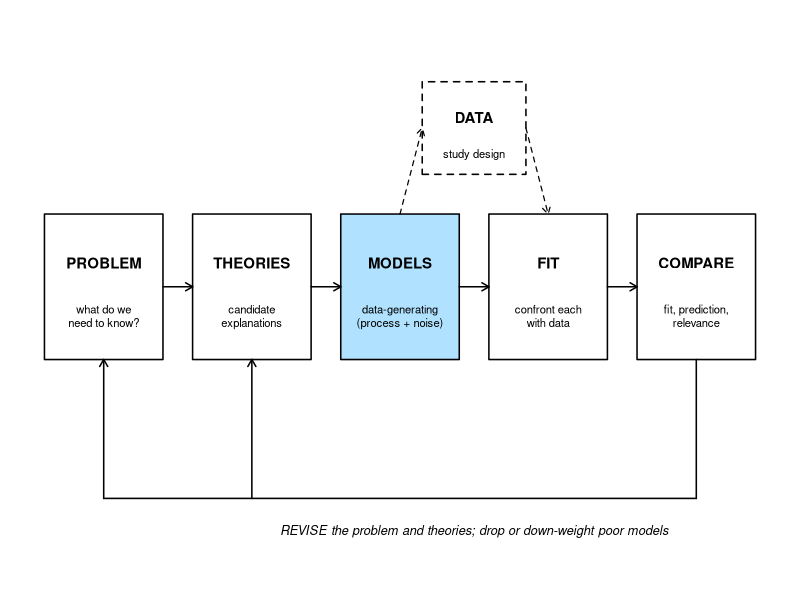
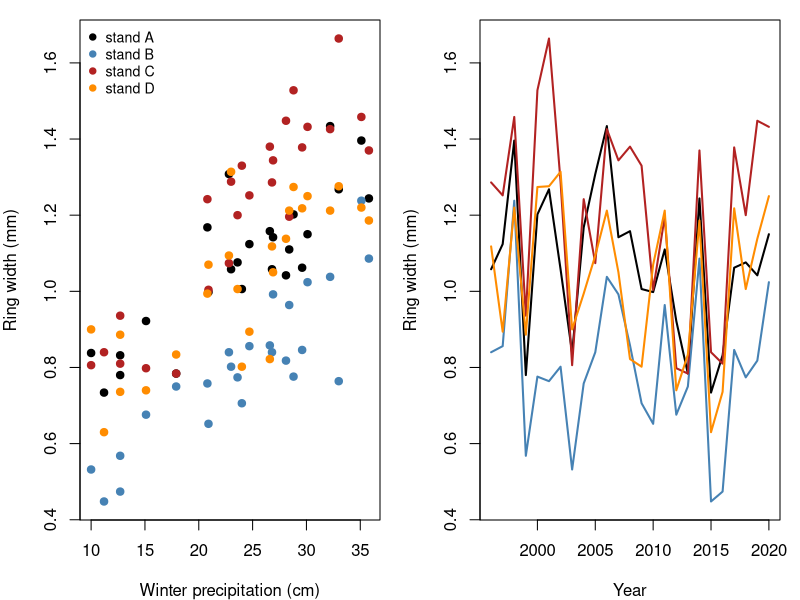
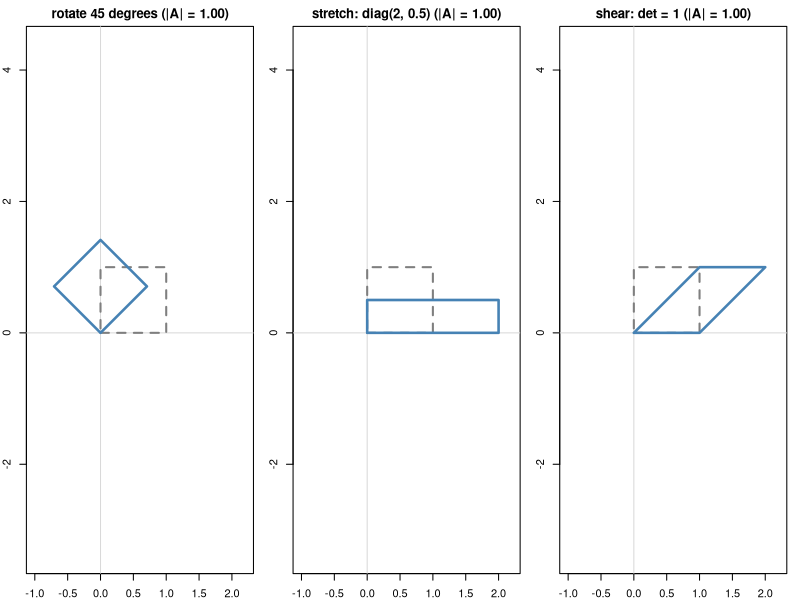
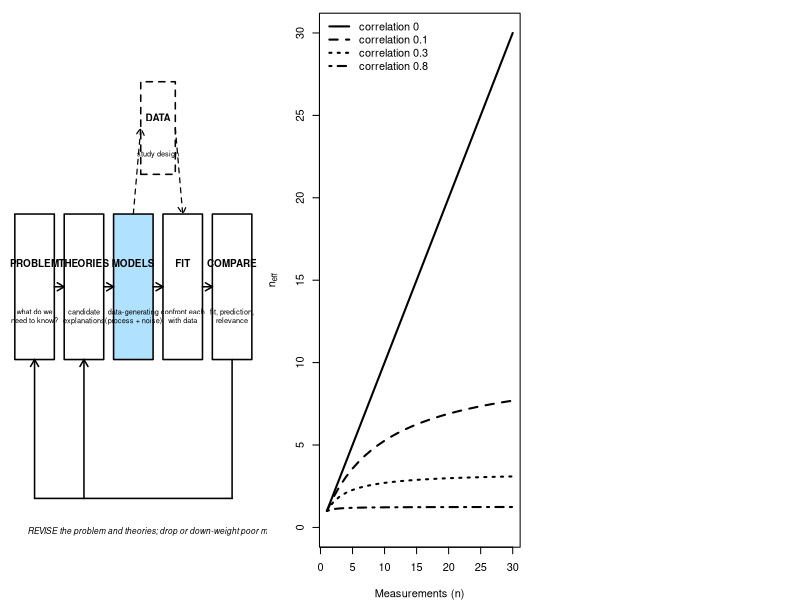
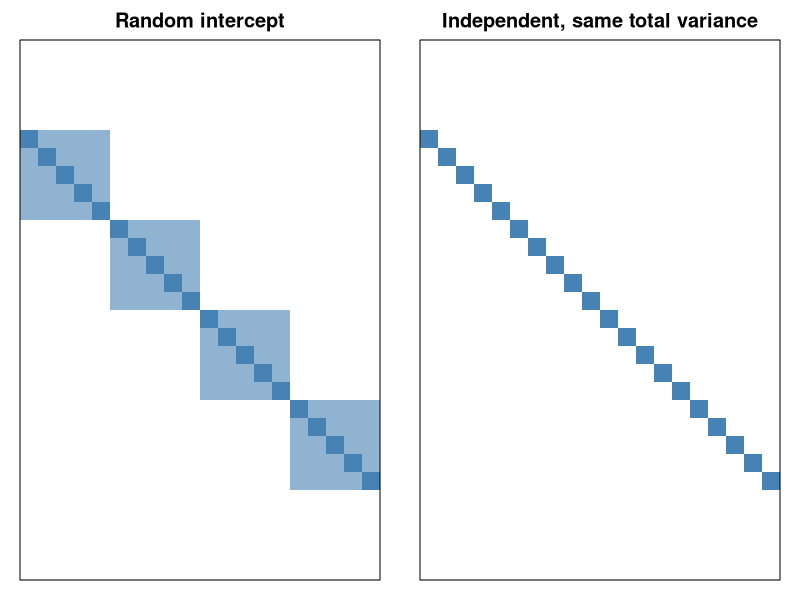
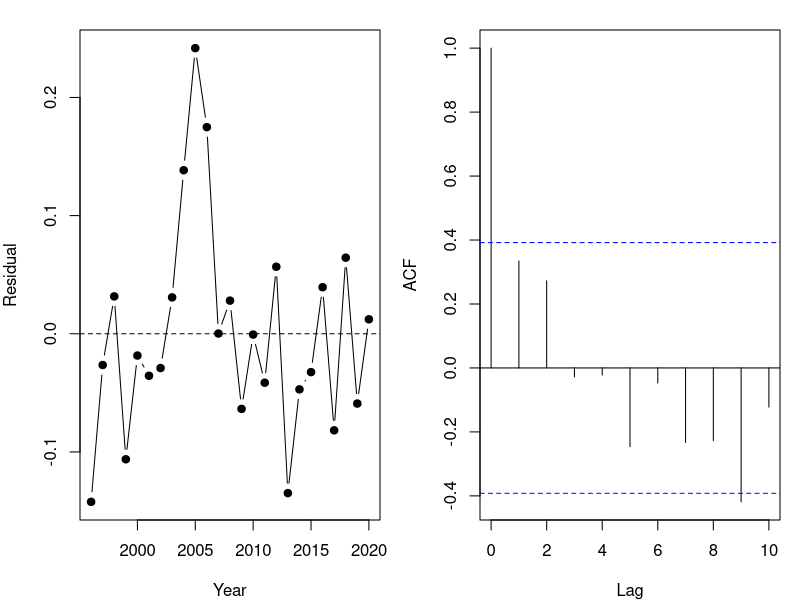

These charts were generated, in order, by the following R code: (Note: this script raises an error after producing the figures.)
## ---- chunk 1
knitr::opts_chunk$set(echo = TRUE, warning = FALSE, message = FALSE,
                      fig.width = 7, fig.height = 4.5, fig.align = "center")

widget <- function(file) htmltools::includeHTML(file.path("widgets", file))
f1 <- function(v) formatC(v, format = "f", digits = 1)
f2 <- function(v) formatC(round(v, 2) + 0, format = "f", digits = 2)
f3 <- function(v) formatC(round(v, 3) + 0, format = "f", digits = 3)
## ---- chunk 2
# scientific workflow schematic; 'highlight' shades one box
draw_workflow <- function(highlight = NULL, cex = 0.9) {
  boxes <- c("PROBLEM", "THEORIES", "MODELS", "FIT", "COMPARE")
  subs <- c("what do we\nneed to know?", "candidate\nexplanations",
            "data-generating\n(process + noise)", "confront each\nwith data",
            "fit, prediction,\nrelevance")
  x <- seq(1, 9, by = 2)
  y <- 2
  w <- 0.8
  h <- 0.55
  shade <- function(lab) if (!is.null(highlight) && lab == highlight) "lightskyblue1" else "white"
  par(mar = c(0, 0, 0, 0))
  plot(NA, xlim = c(0, 10), ylim = c(-0.2, 4), axes = FALSE, xlab = "", ylab = "")
  for (i in seq_along(boxes)) {
    rect(x[i] - w, y - h, x[i] + w, y + h, col = shade(boxes[i]), lwd = 1.5)
    text(x[i], y + 0.18, boxes[i], font = 2, cex = cex)
    text(x[i], y - 0.22, subs[i], cex = cex * 0.75)
  }
  arrows(x[-5] + w, y, x[-1] - w, y, length = 0.08, lwd = 1.5)
  rect(6 - 0.7, 3.2 - 0.35, 6 + 0.7, 3.2 + 0.35, lty = 2, lwd = 1.5)
  text(6, 3.28, "DATA", font = 2, cex = cex)
  text(6, 3.0, "study design", cex = cex * 0.75)
  arrows(x[3], y + h, 6 - 0.7, 3.2, length = 0.08, lty = 2, lwd = 1.2)
  arrows(6 + 0.7, 3.2, x[4], y + h, length = 0.08, lty = 2, lwd = 1.2)
  segments(x[5], y - h, x[5], 0.4, lwd = 1.5)
  segments(x[5], 0.4, x[1], 0.4, lwd = 1.5)
  arrows(x[c(1, 2)], 0.4, x[c(1, 2)], y - h, length = 0.08, lwd = 1.5)
  text(6, 0.15, "REVISE the problem and theories; drop or down-weight poor models",
       cex = cex * 0.85, font = 3)
}

# heatmap of a covariance or correlation matrix (row 1 at the top)
show_matrix <- function(M, main = "", zlim = c(-1, 1) * max(abs(M))) {
  n <- nrow(M)
  pal <- colorRampPalette(c("firebrick", "white", "steelblue"))(101)
  par(mar = c(1, 1, 2, 1))
  image(seq_len(n), seq_len(n), t(M[n:1, ]), col = pal, zlim = zlim, axes = FALSE,
        xlab = "", ylab = "", main = main, asp = 1)
  box()
}
## ---- chunk 3
draw_workflow("MODELS")
## ---- chunk 4
# pinyon ring widths (mm): 4 stands x 5 trees x 25 years; simulated
set.seed(21)
years <- 1996:2020
n_yr <- length(years)
precip <- round(rgamma(n_yr, shape = 9, scale = 22 / 9), 1)   # winter precipitation (cm)
stand_eff <- rnorm(4, 0, 0.12)
ar_dev <- matrix(0, 4, n_yr)            # shared year-to-year deviations within each stand
for (j in 1:4) {
  ar_dev[j, 1] <- rnorm(1, 0, 0.08 / sqrt(1 - 0.6^2))
  for (t in 2:n_yr) ar_dev[j, t] <- 0.6 * ar_dev[j, t - 1] + rnorm(1, 0, 0.08)
}
rings <- expand.grid(year = years, tree = 1:5, stand = LETTERS[1:4])
rings$tree_id <- paste0(rings$stand, rings$tree)
tree_eff <- setNames(rnorm(20, 0, 0.1), unique(rings$tree_id))
j <- match(rings$stand, LETTERS)
t <- match(rings$year, years)
rings$precip <- precip[t]
rings$width <- round(0.35 + stand_eff[j] + tree_eff[rings$tree_id] + 0.025 * rings$precip +
                       ar_dev[cbind(j, t)] + rnorm(nrow(rings), 0, 0.1), 2)

# stand chronologies: mean of the 5 trees in each stand and year
chron <- aggregate(width ~ stand + year + precip, data = rings, FUN = mean)
chron <- chron[order(chron$stand, chron$year), ]
head(chron)
## ---- chunk 5
par(mfrow = c(1, 2), mar = c(4, 4, 1, 1))
cols <- c("black", "steelblue", "firebrick", "darkorange")
plot(width ~ precip, data = chron, col = cols[as.integer(chron$stand)], pch = 19,
     xlab = "Winter precipitation (cm)", ylab = "Ring width (mm)")
legend("topleft", paste("stand", LETTERS[1:4]), col = cols, pch = 19, bty = "n", cex = 0.85)
plot(NA, xlim = range(years), ylim = range(chron$width), xlab = "Year",
     ylab = "Ring width (mm)")
for (s in 1:4) {
  sub <- chron[chron$stand == LETTERS[s], ]
  lines(sub$year, sub$width, col = cols[s], lwd = 2)
}
## ---- chunk 6
# ANCOVA: one intercept per stand (a[1:4]), shared slope b; sigma on the log scale
nll_ancova <- function(par, dat) {
  a <- par[1:4]
  b <- par[5]
  sigma <- exp(par[6])
  mu <- a[as.integer(dat$stand)] + b * dat$precip
  -sum(dnorm(dat$width, mu, sigma, log = TRUE))
}
chron$stand <- factor(chron$stand)
fit_ancova <- optim(c(rep(0.5, 4), 0, log(0.1)), nll_ancova, dat = chron,
                    method = "BFGS", control = list(maxit = 1000))
fit_lm <- lm(width ~ 0 + stand + precip, data = chron)   # 0 + : one intercept per stand

cbind(optim = fit_ancova$par[1:5], lm = coef(fit_lm))
c(optim = exp(fit_ancova$par[6]), lm = summary(fit_lm)$sigma)
## ---- chunk 7
rows_1996 <- chron$year == 1996
model.matrix(~ 0 + stand + precip, data = chron)[rows_1996, ]   # one column per stand
model.matrix(~ stand + precip, data = chron)[rows_1996, ]       # R's default coding
coef(lm(width ~ stand + precip, data = chron))
## ---- chunk 8
tree_means <- aggregate(width ~ stand + tree_id, data = rings, FUN = mean)
set.seed(5)
tree_means$cones <- rpois(20, exp(-0.5 + 3 * tree_means$width))

# Poisson GLM by hand: log(mu) = a + b * width
nll_pois <- function(par) {
  -sum(dpois(tree_means$cones, exp(par[1] + par[2] * tree_means$width), log = TRUE))
}
fit_pois <- optim(c(0, 1), nll_pois, method = "BFGS")
fit_glm <- glm(cones ~ width, family = poisson, data = tree_means)
cbind(optim = fit_pois$par, glm = coef(fit_glm))
## ---- chunk 9
fit_nls <- nls(width ~ a * precip / (b + precip), data = chron,
               start = list(a = 1.5, b = 20))
coef(fit_nls)
## ---- chunk 10
A <- matrix(c(2, 1, 0, 3, -1, 4), nrow = 2)
A
dim(A)
A[2, 3]     # row 2, column 3
## ---- chunk 11
X <- model.matrix(~ stand + precip, data = chron)
beta_hat <- coef(lm(width ~ stand + precip, data = chron))
mu_hat <- X %*% beta_hat               # 100 x 5 times 5 x 1 = 100 x 1
all.equal(as.vector(mu_hat), unname(fitted(lm(width ~ stand + precip, data = chron))))
## ---- chunk 12
XtX <- t(X) %*% X
XtX                                      # 5 x 5
beta_ne <- solve(XtX, t(X) %*% chron$width)   # solves XtX beta = Xty
cbind(normal_eq = as.vector(beta_ne), lm = beta_hat)
## ---- chunk 13
library(mvtnorm)
r <- resid(fit_lm)
sigma_mle <- sqrt(mean(r^2))
c(sum_dnorm = sum(dnorm(r, 0, sigma_mle, log = TRUE)),
  dmvnorm = dmvnorm(r, rep(0, 100), sigma_mle^2 * diag(100), log = TRUE))
## ---- chunk 14
V_ok <- matrix(c(4, 1, 1, 2), 2)       # variances 4 and 2, covariance 1
eigen(V_ok)$values
## ---- chunk 15
sq <- rbind(c(0, 1, 1, 0, 0), c(0, 0, 1, 1, 0))
mats <- list("rotate 45 degrees" = matrix(c(cos(pi / 4), sin(pi / 4), -sin(pi / 4), cos(pi / 4)), 2),
             "stretch: diag(2, 0.5)" = diag(c(2, 0.5)),
             "shear: det = 1" = matrix(c(1, 0, 1, 1), 2))
par(mfrow = c(1, 3), mar = c(2, 2, 2, 1))
for (nm in names(mats)) {
  M <- mats[[nm]]
  plot(NA, xlim = c(-1, 2.2), ylim = c(-0.6, 1.6), asp = 1, xlab = "", ylab = "",
       main = sprintf("%s (|A| = %s)", nm, f2(det(M))))
  abline(h = 0, v = 0, col = "grey85")
  polygon(sq[1, ], sq[2, ], border = "grey50", lty = 2, lwd = 2)
  tq <- M %*% sq
  polygon(tq[1, ], tq[2, ], border = "steelblue", lwd = 2.5)
}
## ---- chunk 16
draw_workflow("MODELS")
## ---- chunk 17
n_seq <- 1:30
par(mar = c(4, 4, 1, 1))
plot(NA, xlim = c(1, 30), ylim = c(0, 30), xlab = "Measurements (n)",
     ylab = expression(n[eff]))
rhos <- c(0, 0.1, 0.3, 0.8)
for (k in seq_along(rhos)) {
  lines(n_seq, n_seq / (1 + (n_seq - 1) * rhos[k]), lwd = 2, lty = k)
}
legend("topleft", paste("correlation", rhos), lty = seq_along(rhos), lwd = 2, bty = "n")
## ---- chunk 18
y_tree <- tree_means$width
Z <- model.matrix(~ 0 + stand, data = tree_means)
ZZt <- Z %*% t(Z)
V_ri <- function(sigma_b, sigma) sigma_b^2 * ZZt + sigma^2 * diag(20)
V_ri(0.12, 0.1)[1:7, 1:7]     # first stand's block, and the start of the next
## ---- chunk 19
par(mfrow = c(1, 2))
show_matrix(V_ri(0.12, 0.1), main = "Random intercept")
show_matrix((0.12^2 + 0.1^2) * diag(20), main = "Independent, same total variance")
## ---- chunk 20
nll_ri <- function(par) {
  V <- V_ri(exp(par[2]), exp(par[3]))
  -dmvnorm(y_tree, rep(par[1], 20), V, log = TRUE)
}
fit_ri <- optim(c(mean(y_tree), log(0.1), log(0.1)), nll_ri, method = "BFGS")
c(mu = fit_ri$par[1], sigma_b = exp(fit_ri$par[2]), sigma = exp(fit_ri$par[3]))

library(lme4)
fit_lmer <- lmer(width ~ 1 + (1 | stand), data = tree_means, REML = FALSE)
fixef(fit_lmer)
as.data.frame(VarCorr(fit_lmer))[, c("grp", "sdcor")]
## ---- chunk 21
sb_hat <- exp(fit_ri$par[2])
s_hat <- exp(fit_ri$par[3])
icc <- sb_hat^2 / (sb_hat^2 + s_hat^2)
## ---- chunk 22
chron_a <- chron[chron$stand == "A", ]
chron_a$year_c <- chron_a$year - 2008          # centered year: 0 = 2008
fit_lm_a <- lm(width ~ precip + year_c, data = chron_a)
summary(fit_lm_a)$coefficients
par(mfrow = c(1, 2), mar = c(4, 4, 1.5, 1))
plot(chron_a$year, resid(fit_lm_a), type = "b", pch = 19, xlab = "Year", ylab = "Residual")
abline(h = 0, lty = 2)
acf(resid(fit_lm_a), main = "", lag.max = 10)
## ---- chunk 23
lags <- abs(outer(1:25, 1:25, "-"))
V_ar1 <- function(rho, sigma) sigma^2 / (1 - rho^2) * rho^lags
round(V_ar1(0.6, 0.08)[1:5, 1:5], 4)
## ---- chunk 24
# mean: a + b * precip + c * year_c; AR(1) errors with rho = tanh(par[4]), sigma = exp(par[5])
nll_ar1 <- function(par) {
  mu <- par[1] + par[2] * chron_a$precip + par[3] * chron_a$year_c
  V <- V_ar1(tanh(par[4]), exp(par[5]))
  -dmvnorm(chron_a$width, mu, V, log = TRUE)
}
fit_ar1 <- optim(c(coef(fit_lm_a), 0, log(0.1)), nll_ar1, method = "BFGS", hessian = TRUE)
c(a = fit_ar1$par[1], b = fit_ar1$par[2], c = fit_ar1$par[3],
  rho = tanh(fit_ar1$par[4]), sigma = exp(fit_ar1$par[5]))

library(nlme)
fit_gls <- gls(width ~ precip + year_c, data = chron_a,
               correlation = corAR1(form = ~ year), method = "ML")
coef(fit_gls)
coef(fit_gls$modelStruct$corStruct, unconstrained = FALSE)   # rho
## ---- chunk 25
trend_ind <- summary(fit_lm_a)$coefficients["year_c", ]
se_ar1 <- sqrt(diag(solve(fit_ar1$hessian)))[3]
p_ar1 <- 2 * pnorm(-abs(fit_ar1$par[3] / se_ar1))
rho_hat <- tanh(fit_ar1$par[4])
se_precip <- c(summary(fit_lm_a)$coefficients["precip", 2], sqrt(diag(solve(fit_ar1$hessian)))[2])
f4 <- function(v) formatC(v, format = "f", digits = 4)
## ---- chunk 26
widget("cov_structures.html")
## ---- chunk 27
# milliseconds per NLL evaluation, averaged over 'reps' evaluations
time_nll <- function(n, reps = 10) {
  y <- rnorm(n)
  V <- 0.5^abs(outer(1:n, 1:n, "-"))
  ms <- function(expr) 1000 * system.time(for (i in 1:reps) expr)[["elapsed"]] / reps
  c(n = n, independent = ms(sum(dnorm(y, 0, 1, log = TRUE))),
    mvn = ms(dmvnorm(y, rep(0, n), V, log = TRUE)))
}
set.seed(1)
timings <- t(sapply(c(250, 500, 1000, 2000), time_nll))
timings
## ---- chunk 28
# profile out the mean parameters by generalized least squares at each (variance) grid point
gls_nll <- function(y, X, V) {
  Vi <- solve(V)
  b <- solve(t(X) %*% Vi %*% X, t(X) %*% Vi %*% y)
  -dmvnorm(y, as.vector(X %*% b), V, log = TRUE)
}
sb_grid <- seq(0.002, 0.45, length.out = 70)
s_grid <- seq(0.04, 0.16, length.out = 70)
X1 <- matrix(1, 20, 1)
nll_grid_ri <- outer(sb_grid, s_grid, Vectorize(function(a, b) gls_nll(y_tree, X1, V_ri(a, b))))
# AR(1): fix rho and the trend c; profile out a, b (GLS) and sigma (closed form)
prof_ar1 <- function(rho, c_trend) {
  R <- rho^lags / (1 - rho^2)
  y <- chron_a$width - c_trend * chron_a$year_c
  Xp <- cbind(1, chron_a$precip)
  Ri <- solve(R)
  b <- solve(t(Xp) %*% Ri %*% Xp, t(Xp) %*% Ri %*% y)
  r <- as.vector(y - Xp %*% b)
  s2 <- as.numeric(t(r) %*% Ri %*% r) / 25
  -dmvnorm(r, rep(0, 25), s2 * R, log = TRUE)
}
rho_grid <- seq(-0.5, 0.95, length.out = 70)
c_grid <- seq(-0.02, 0.01, length.out = 70)
nll_grid_ar <- outer(rho_grid, c_grid, Vectorize(prof_ar1))
par(mfrow = c(1, 2), mar = c(4, 4, 2, 1))
draw_surface <- function(x, y, z, xlab, ylab, main, best) {
  z <- z - min(z)
  image(x, y, z <= 1.92, col = c("white", "lightskyblue1"), xlab = xlab, ylab = ylab, main = main)
  contour(x, y, z, levels = c(0.5, 1, 1.92, 3, 5, 10, 20), add = TRUE, col = "grey30")
  points(best[1], best[2], pch = 3, cex = 1.5, lwd = 2, col = "firebrick")
  box()
}
draw_surface(sb_grid, s_grid, nll_grid_ri, expression(sigma[b] ~ "(among stands)"),
             expression(sigma ~ "(among trees)"), "Random intercept, 4 stands",
             c(sb_hat, s_hat))
draw_surface(rho_grid, c_grid, nll_grid_ar, expression(rho),
             "Trend (mm/yr)", "AR(1) with a trend, stand A", c(rho_hat, fit_ar1$par[3]))
abline(h = 0, lty = 2)
## ---- chunk 29
in_ri <- (nll_grid_ri - min(nll_grid_ri)) <= 1.92
sb_range <- range(sb_grid[apply(in_ri, 1, any)])
in_ar <- (nll_grid_ar - min(nll_grid_ar)) <= 1.92
trend_at <- function(r) range(c_grid[in_ar[which.min(abs(rho_grid - r)), ]])
trend_0 <- trend_at(0)
trend_hat <- trend_at(rho_hat)
## ---- chunk 30
Z_chron <- model.matrix(~ 0 + stand, data = chron)
V_combined <- function(sigma_b, rho, sigma) {
  sigma_b^2 * Z_chron %*% t(Z_chron) + kronecker(diag(4), V_ar1(rho, sigma))
}
nll_combined <- function(par) {
  mu <- par[1] + par[2] * chron$precip
  V <- V_combined(exp(par[3]), tanh(par[4]), exp(par[5]))
  -dmvnorm(chron$width, mu, V, log = TRUE)
}
fit_comb <- optim(c(0.4, 0.02, log(0.1), 0, log(0.1)), nll_combined, method = "BFGS",
                  control = list(maxit = 1000))
c(a = fit_comb$par[1], b = fit_comb$par[2], sigma_b = exp(fit_comb$par[3]),
  rho = tanh(fit_comb$par[4]), sigma = exp(fit_comb$par[5]))

fit_lme <- lme(width ~ precip, random = ~ 1 | stand, data = chron,
               correlation = corAR1(form = ~ year | stand), method = "ML")
fixef(fit_lme)
coef(fit_lme$modelStruct$corStruct, unconstrained = FALSE)
c(-fit_comb$value, logLik(fit_lme))       # same maximized log-likelihood
## ---- chunk 31
show_matrix(V_combined(exp(fit_comb$par[3]), tanh(fit_comb$par[4]), exp(fit_comb$par[5])),
            main = "Fitted V (100 stand-years)")
